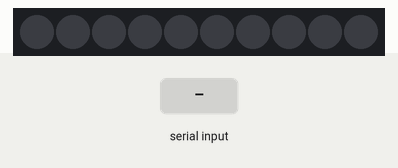
Simulated run of this sketch. Board: Arduino Uno, built with avr-gcc and run on an emulated ATmega328P. On the bench: 10 RGB LEDs in strip order, left to right. The inputs (shaded band) are chosen by the test bench. Dim RGB values are drawn brighter than linear.

Above: at 1.2 s.
1.3 s: "90,45\n" received over Serial
At 2.6 s:
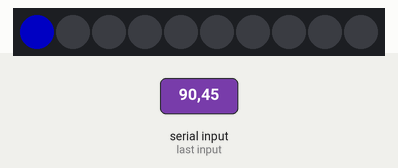
3.1 s: byte 10 ('\n') received over Serial
At 3.42 s:
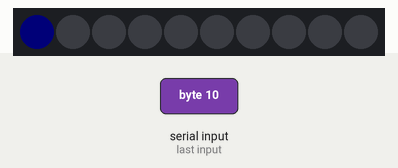
4.9 s: "30,150\n" received over Serial
Timing chart, 0 to 7.9 s (numbered marks = the images above; inputs shaded):
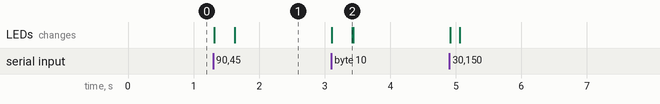

Measured:
- after the input at 1.3 s, the LEDs: first change at once (image 1 shows a later state)
- after the input at 3.1 s, the LEDs: first change at once (image 2 shows a later state)

The sketch:

FreireFliesBook.ino
```cpp
#include <Adafruit_NeoPixel.h>

#define PIN        1
#define NUMPIXELS  10

Adafruit_NeoPixel freireflies(NUMPIXELS, PIN, NEO_GRB + NEO_KHZ800);

String serial_input = "";

//smoothing
float smoothing_tau = 0.1;
uint32_t target_colors[NUMPIXELS];

void setup() {
  Serial.begin(9600);
  freireflies.begin();
  freireflies.show();
  freireflies.setBrightness(200);
}

void loop() {
  //Serial.println(freireflies.Color(255, 255, 0), HEX);
  while (Serial.available()) {
    char c = Serial.read();
    if (c == '\n') {
      clearPixels();
      setLEDs(serial_input);
      serial_input = "";
    } else {
      serial_input += c;
    }
  }
  updatePixels();
  delay(10);
}

void updatePixels() {
  for (int i = 0; i < NUMPIXELS; i++) {
    uint32_t fly_color = freireflies.getPixelColor(i);
    uint8_t fly_r = 0x000000FF & fly_color>>16;
    uint8_t fly_g = 0x000000FF & fly_color>>8;
    uint8_t fly_b = 0x000000FF & fly_color;
    uint8_t target_r = 0x000000FF & target_colors[i]>>16;
    uint8_t target_g = 0x000000FF & target_colors[i]>>8;
    uint8_t target_b = 0x000000FF & target_colors[i];

    int r = (uint8_t)constrain(fly_r + int(float(target_r - fly_r)*smoothing_tau), 0, 255);
    int g = (uint8_t)constrain(fly_g + int(float(target_g - fly_g)*smoothing_tau), 0, 255);
    int b = (uint8_t)constrain(fly_b + int(float(target_b - fly_b)*smoothing_tau), 0, 255);
    freireflies.setPixelColor(i, freireflies.Color(r, g, b));
  }
  freireflies.show();
}

void setLEDs(String data) {
  int pixel_i = 0;

  for (int i = 0; i < data.length(); i++) {
    /*uint32_t col = 0xFF000000;
    col |= (byte)serial_input[i+1] << 16;
    col |= (byte)serial_input[i+2] << 8;
    col |= (byte)serial_input[i+3];
    target_colors[(byte)serial_input[i]] = col;*/

    char c = data[i];

    if (c == ',' || c == '\r') {
      String r = data.substring(i-6, i-4);
      String g = data.substring(i-4, i-2);
      String b = data.substring(i-2, i);
      if (pixel_i < NUMPIXELS) {
        target_colors[pixel_i] = freireflies.Color(hexToInt(r), hexToInt(g), hexToInt(b));
      }
      pixel_i++;
    }
  }
}

void clearPixels() {
  for (int i = 0; i < NUMPIXELS; i++) {
    target_colors[i] = 0xFF000000;
  }
}

int hexToInt(String hex_data) {
  int returnVal = 0;
  for (int i = 0; i < hex_data.length(); i++) {
    byte b = byte(hex_data[(hex_data.length()-1) - i]);
    if (b >= 48 && b <= 57) { //0-9
      returnVal += (b-48)*pow(16,i);
    } else if (b >= 65 && b <= 70) { //A-F
      returnVal += (b-55)*pow(16,i);
    } else if (b >= 97 && b <= 102) { //a-f
      returnVal += (b-87)*pow(16,i);
    } else {
      returnVal = 0; //default to 0
      break;
    }
  }
  return returnVal;
}
```
